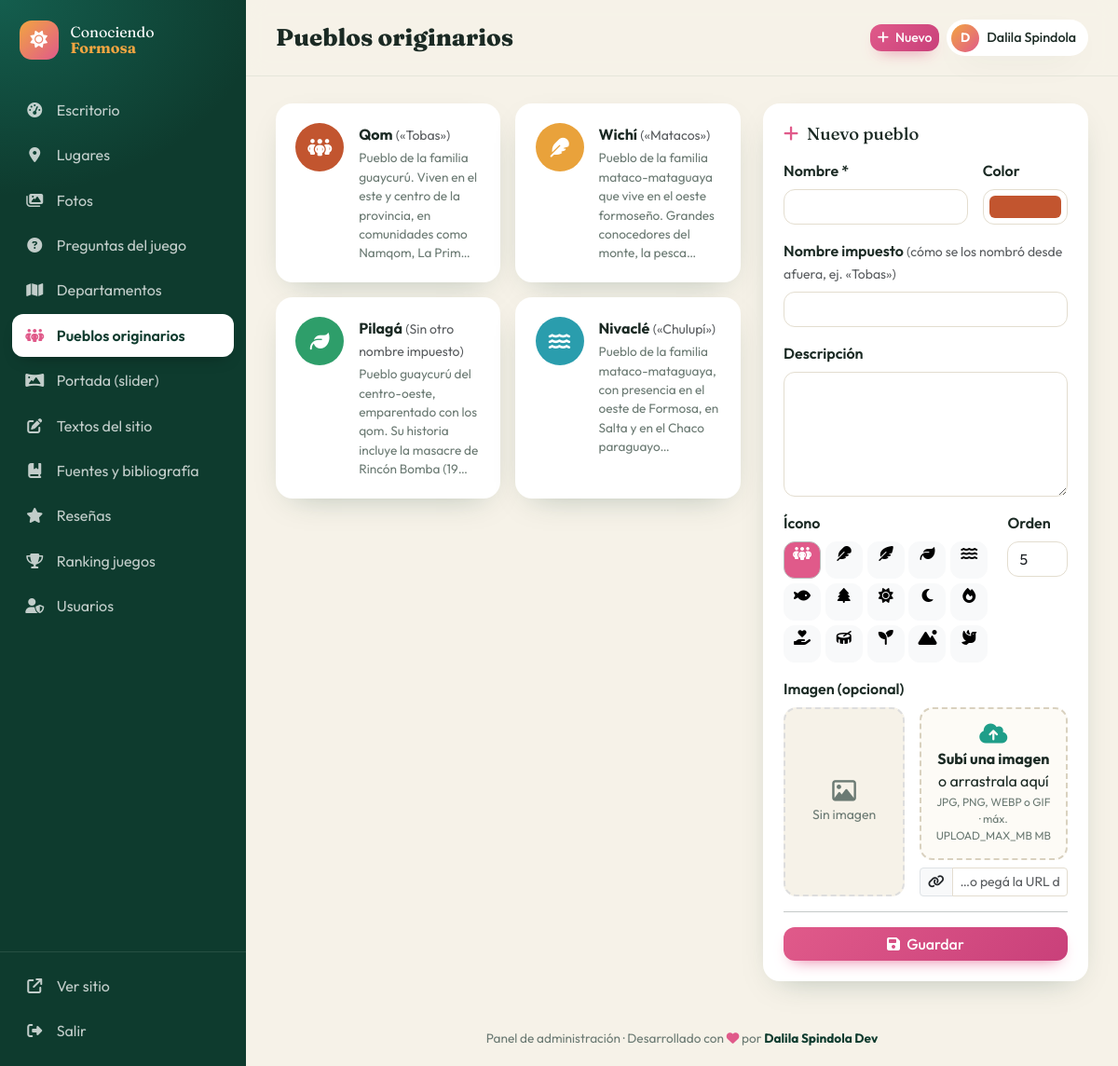
The page /admin/pueblos.php (signed in) on the database its author committed.
### tables this page shows
CREATE TABLE pueblos (
  id INT AUTO_INCREMENT PRIMARY KEY,
  nombre VARCHAR(80) NOT NULL,
  nombre_impuesto VARCHAR(80),
  descripcion TEXT,
  color VARCHAR(7) DEFAULT '#C2552F',
  icono VARCHAR(60) DEFAULT 'fa-people-group',
  imagen VARCHAR(500),
  orden INT DEFAULT 0
);

### includes/funciones.php (called while the page is built, shortened)
<?php
function e($v): string
{
    return htmlspecialchars((string)($v ?? ''), ENT_QUOTES, 'UTF-8');
}

### admin/pueblos.php (the view, shortened to what this page needs)
<?php
require_once __DIR__ . '/includes/bootstrap.php';
$pdo = db();
$pueblos = $pdo->query('SELECT * FROM pueblos ORDER BY orden, id')->fetchAll();
$edit = ['id' => 0, 'nombre' => '', 'nombre_impuesto' => '', 'descripcion' => '', 'color' => '#C2552F', 'icono' => 'fa-people-group', 'imagen' => null, 'orden' => count($pueblos) + 1];
$iconos = ['fa-people-group', 'fa-feather', 'fa-feather-pointed', 'fa-leaf', 'fa-water', 'fa-fish', 'fa-tree', 'fa-sun', 'fa-moon', 'fa-fire', 'fa-hand-holding-heart', 'fa-drum', 'fa-seedling', 'fa-mountain-sun', 'fa-dove'];
$acciones = '<a href="pueblos.php?editar=0#form" class="btn btn-lapacho btn-sm"><i class="fa-solid fa-plus me-1"></i> Nuevo</a>';
require __DIR__ . '/includes/header.php';
?>
<div class="row g-4">
  <div class="col-xl-7">
    <div class="row g-3">
      <?php foreach ($pueblos as $p): ?>
        <div class="col-md-6">
          <a href="?editar=<?= $p['id'] ?>#form" class="pueblo-admin <?= $edit['id'] == $p['id'] ? 'active' : '' ?>" style="--c:<?= e($p['color']) ?>">
            <span class="pi"><i class="fa-solid <?= e($p['icono']) ?>"></i></span>
            <div><strong><?= e($p['nombre']) ?></strong><?= $p['nombre_impuesto'] ? ' <small class="text-muted">(' . e($p['nombre_impuesto']) . ')</small>' : '' ?><p><?= e(mb_strimwidth($p['descripcion'], 0, 110, '…')) ?></p></div>
          </a>
        </div>
      <?php endforeach; ?>
    </div>
  </div>
  <div class="col-xl-5" id="form">
    <form class="panel sticky-xl" method="post" enctype="multipart/form-data">
      <div class="panel-head"><h2><i class="fa-solid fa-<?= $edit['id'] ? 'pen' : 'plus' ?>"></i> <?= $edit['id'] ? 'Editar ' . e($edit['nombre']) : 'Nuevo pueblo' ?></h2></div>
      <div class="row g-3">
        <div class="col-8"><label class="form-label fw-semibold">Nombre *</label><input type="text" name="nombre" class="form-control" value="<?= e($edit['nombre']) ?>" required></div>
        <div class="col-4"><label class="form-label fw-semibold">Color</label><input type="color" name="color" class="form-control form-control-color w-100" value="<?= e($edit['color']) ?>"></div>
        <div class="col-12"><label class="form-label fw-semibold">Nombre impuesto <small class="text-muted fw-normal">(cómo se los nombró desde afuera, ej. «Tobas»)</small></label><input type="text" name="nombre_impuesto" class="form-control" value="<?= e($edit['nombre_impuesto']) ?>" maxlength="80"></div>
        <div class="col-12"><label class="form-label fw-semibold">Descripción</label><textarea name="descripcion" class="form-control" rows="5"><?= e($edit['descripcion']) ?></textarea></div>
        <div class="col-9">
          <label class="form-label fw-semibold">Ícono</label>
          <div class="icon-picker">
            <?php foreach ($iconos as $ic): ?>
              <label class="btn btn-light" for="ic_<?= $ic ?>"><i class="fa-solid <?= $ic ?>"></i></label>
            <?php endforeach; ?>
          </div>
        </div>
        <div class="col-3"><label class="form-label fw-semibold">Orden</label><input type="number" name="orden" class="form-control" value="<?= (int)$edit['orden'] ?>"></div>
        <div class="col-12"><?= campo_imagen('imagen', $edit['imagen'], 'Imagen (opcional)') ?></div>
      </div>
      <hr><button class="btn btn-lapacho w-100"><i class="fa-solid fa-floppy-disk me-1"></i> Guardar</button>
    </form>
  </div>
</div>
<?php require __DIR__ . '/includes/footer.php'; ?>

### admin/assets/admin.css (style rules this page uses)
:root { --monte: #0E3B2E; --monte-2: #145240; --humedal: #1F9E89; --lapacho: #E05A8A; --lapacho-2: #c9407a; --sol: #F2A541; --tierra: #C2552F; --arena: #F6F2E8; --tinta: #1B2A24; --gris: #6b7a73; --sb-w: 264px; --radius: 18px; --shadow: 0 12px 34px -18px rgba(14,59,46,.35); --ease: cubic-bezier(.22,1,.36,1); }
body.admin { font-family: 'Outfit', system-ui, sans-serif; background: var(--arena); color: var(--tinta); }
h1, h2, h3, .login-title { font-family: 'Fraunces', Georgia, serif; }
a { color: var(--lapacho-2); }
.btn { border-radius: 12px; font-weight: 500; }
.btn-lapacho { background: linear-gradient(135deg, var(--lapacho), var(--lapacho-2)); color: #fff; border: 0; box-shadow: 0 8px 18px -10px var(--lapacho); }
.panel { background: #fff; border-radius: var(--radius); padding: 1.4rem; box-shadow: var(--shadow); animation: fadeUp .5s var(--ease) both; }
.panel-head { display: flex; justify-content: space-between; align-items: center; gap: .5rem; margin-bottom: 1rem; }
.panel-head h2 { font-size: 1.15rem; margin: 0; }
.panel-head h2 i { color: var(--lapacho); margin-right: .3rem; }
.sticky-xl { position: sticky; top: 100px; }
.form-control, .form-select { border-radius: 12px; border-color: #e3ddcf; }
.pueblo-admin { display: flex; gap: 1rem; padding: 1.2rem; border-radius: var(--radius); background: #fff; box-shadow: var(--shadow); text-decoration: none; color: var(--tinta); border: 2px solid transparent; height: 100%; transition: all .3s; }
.pueblo-admin .pi { width: 52px; height: 52px; border-radius: 50%; background: var(--c); color: #fff; display: grid; place-items: center; font-size: 1.3rem; flex: none; }
.pueblo-admin p { font-size: .85rem; color: var(--gris); margin: .2rem 0 0; }
.icon-picker { display: flex; flex-wrap: wrap; gap: .3rem; }
.icon-picker .btn { width: 40px; height: 40px; padding: 0; }
.icon-picker .btn-check:checked + .btn { background: var(--lapacho); color: #fff; }

### rows shown on the page
pueblos: nombre "Qom", nombre_impuesto "«Tobas»", descripcion "Pueblo de la familia guaycurú. Viven en el este y centro de la provincia, en comunidades como Namqom, La Prim…", color "#c2552f"
pueblos: nombre "Wichí", nombre_impuesto "«Matacos»", descripcion "Pueblo de la familia mataco-mataguaya que vive en el oeste formoseño. Grandes conocedores del monte, la pesca…"
pueblos: nombre "Pilagá", nombre_impuesto "Sin otro nombre impuesto", descripcion "Pueblo guaycurú del centro-oeste, emparentado con los qom. Su historia incluye la masacre de Rincón Bomba (19…"
pueblos: nombre "Nivaclé", nombre_impuesto "«Chulupí»", descripcion "Pueblo de la familia mataco-mataguaya, con presencia en el oeste de Formosa, en Salta y en el Chaco paraguayo…"

### other values the page prints
$txt "Escritorio"
$txt "Lugares"
$txt "Fotos"
$txt "Preguntas del juego"
$txt "Departamentos"
$txt "Pueblos originarios"
$txt "Portada (slider)"
$txt "Textos del sitio"
$txt "Fuentes y bibliografía"
$txt "Reseñas"
$txt "Ranking juegos"
$txt "Usuarios"
$titulo "Pueblos originarios"
mb_strtoupper(mb_substr($_SESSION['admin_nombre'] ?? 'A', 0, 1)) "D"
$_SESSION['admin_nombre'] "Dalila Spindola"
